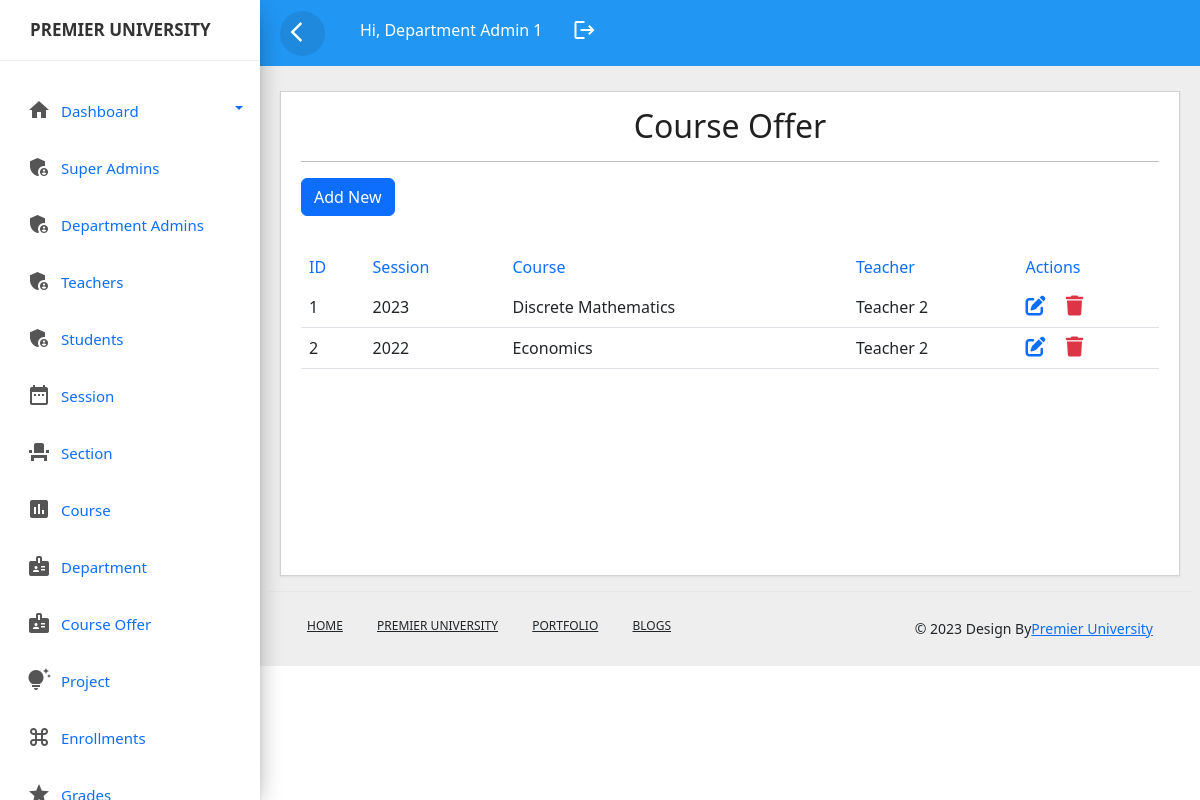
The page /offer.php (signed in) on the database its author committed.
### tables this page shows
CREATE TABLE `offer` (
  `offerid` int(11) NOT NULL,
  `sessionid` varchar(255) NOT NULL,
  `courseid` int(11) NOT NULL,
  `teacherid` int(11) NOT NULL
);

CREATE TABLE `session` (
  `sessionid` int(11) NOT NULL,
  `session` varchar(50) NOT NULL,
  `courseid` int(11) DEFAULT NULL
);

CREATE TABLE `course` (
  `courseid` int(11) NOT NULL,
  `course` varchar(255) NOT NULL,
  `departmentid` int(11) DEFAULT NULL,
  `totalmarks` float DEFAULT NULL,
  `description` varchar(255) DEFAULT NULL
);

CREATE TABLE `users` (
  `id` int(11) NOT NULL,
  `name` varchar(100) NOT NULL,
  `username` varchar(100) NOT NULL,
  `password` varchar(100) NOT NULL,
  `role` varchar(100) NOT NULL,
  `created` timestamp NOT NULL DEFAULT current_timestamp() ON UPDATE current_timestamp(),
  `email` varchar(100) NOT NULL,
  `address` varchar(50) DEFAULT NULL,
  `sessionid` int(11) DEFAULT NULL,
  `sectionid` int(11) DEFAULT NULL,
  `courseid` int(11) DEFAULT NULL,
  `departmentid` int(11) DEFAULT NULL,
  `status` varchar(10) DEFAULT NULL,
  `mobile` varchar(100) NOT NULL
);

### offer.php (the view, shortened to what this page needs)
<?php include_once('header.php');?>
<?php include_once('sidebar.php');?>
<?php include_once('top-header.php');?>
<!DOCTYPE html>
<html lang="en">
<head>
	<link rel="stylesheet" href="css/style.css">
 <link href="https://cdn.jsdelivr.net/npm/bootstrap@5.2.3/dist/css/bootstrap.min.css" rel="stylesheet">
 <link rel="stylesheet" href="https://cdnjs.cloudflare.com/ajax/libs/font-awesome/6.4.0/css/all.min.css" />
</head>
<body>
	<div class="main-content">
		<div class="row">
			<div class="col-lg-12 col-md-12">
				<div class="card" style="min-height:485px">
					<div class="card-header card-header-text">
						<h2 class="card-title" style="text-align: center;">Course Offer</h2>
						<hr>
						<a href="add_offer.php" class="btn btn-primary mb-3">Add New</a>
					</div>
					<div class="card-content table-responsive">
						<table class="table table-hover">
							<thead class="text-primary">
								<tr><th>ID</th>
									<th>Session</th>
									<th>Course</th>
									<th>Teacher</th>
									<th>Actions</th>
								</tr>
							</thead>
							<tbody>
								<?php
									@include 'config.php';
									$query=mysqli_query($conn,"SELECT * from offer LEFT JOIN users on offer.teacherid=users.id LEFT JOIN course on offer.courseid=course.courseid LEFT JOIN session on session.sessionid=offer.sessionid ");
									while($row=mysqli_fetch_array($query)){
									?>
									<tr>
										<td><?php echo ucwords($row['offerid']); ?></td>
										<td><?php echo ucwords($row['session']); ?></td>
										<td><?php echo ucwords($row['course']); ?></td>
										<td><?php echo ucwords($row['name']); ?></td>
										<td>
											 <a href="edit_offer.php?id=<?php echo $row['offerid'] ?>&userid=<?php echo $row['teacherid'] ?>&sessionid=<?php echo $row['sessionid'] ?>&courseid=<?php echo $row['courseid'] ?>" ><i class="fa-solid fa-pen-to-square fs-5 me-3"></i></a>
             <a href="delete_offer.php?id=<?php echo $row['offerid'] ?>" class="link-danger"><i class="fa-solid fa-trash fs-5"></i></a>
										</td>
									</tr>
									<?php
									}
								?>
							</tbody>
						</table>
					</div>
				</div>
			</div>
		</body>
		<?php include_once('footer.php');?>
		</html>

### css/custom.css (style rules this page uses)
body,html { line-height:1.8; font-family:'Roboto',sans-serif; color:#555e58; text-transform:capitalize; font-weight:400; margin:0px; padding:0px; }
h1,h2,h3,h4,h5,h6,.h1,.h2,.h3,.h4 { font-weight:400; line-height:1.5em; }
a { color:#333; font-weight:400; }
a,a:hover,a:focus { color:#333; text-decoration:none; transition:all 0.3s; }
.main-content { padding:10px 20px 0px 20px; position:relative; width:100%; }
.card { margin:10px 0px; }
.card { border-radius:0px!important; }
.card { display:inline-block; position:relative; border:none; width:100%; margin:15px 0; box-shadow:0 1px 2px rgb(0 0 0 / 8%); border-radius:6px; color:rgba(0,0,0,0.87); background-color:#fff; }
.card .card-header { padding:15px 20px 0; z-index:3; border-bottom:0px!important; background-color:#fff; border-radius:none; }
.card .card-content { padding:15px 20px; position:relative; }
.card .card-title:not(.card-calender .card-title) { margin-top:0; margin-bottom:5px; }
.table > thead > tr > th { border-bottom:1px; font-size:16px; font-weight:400; }

### css/style.css (style rules this page uses)
* { margin: 0; padding: 0; }
a { text-decoration: none; -webkit-transition: all 0.5s ease-in-out 0s; -o-transition: all 0.5s ease-in-out 0s; transition: all 0.5s ease-in-out 0s; }

### rows shown on the page
offer: offerid "1", sessionid.session "2023", courseid.course "Discrete Mathematics", users.name "Teacher 2"
offer: offerid "2", sessionid.session "2022", courseid.course "Economics", users.name "Teacher 2"

### other values the page prints
$_SESSION['user'] "Department Admin 1"
